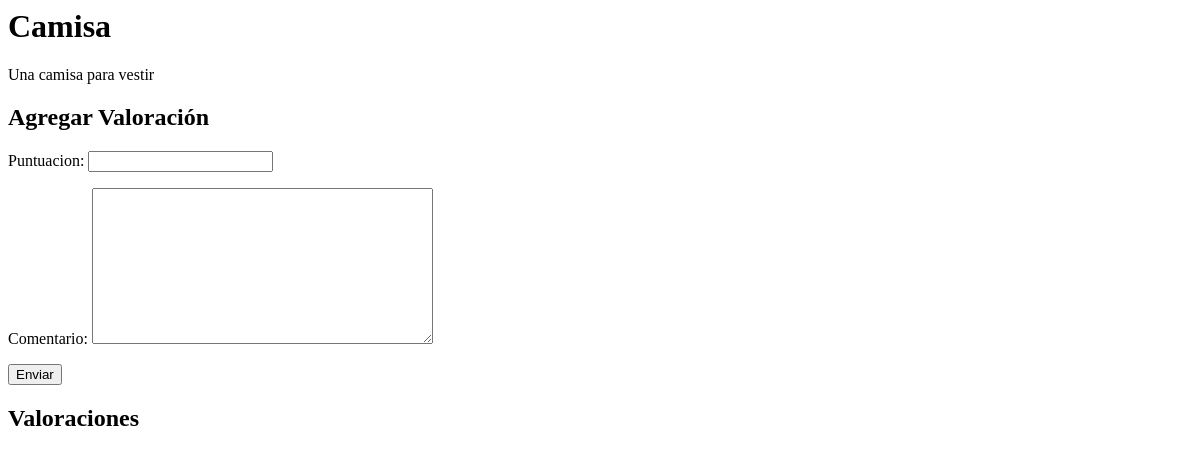
The page /vista_producto/1/ on the database as committed earlier.
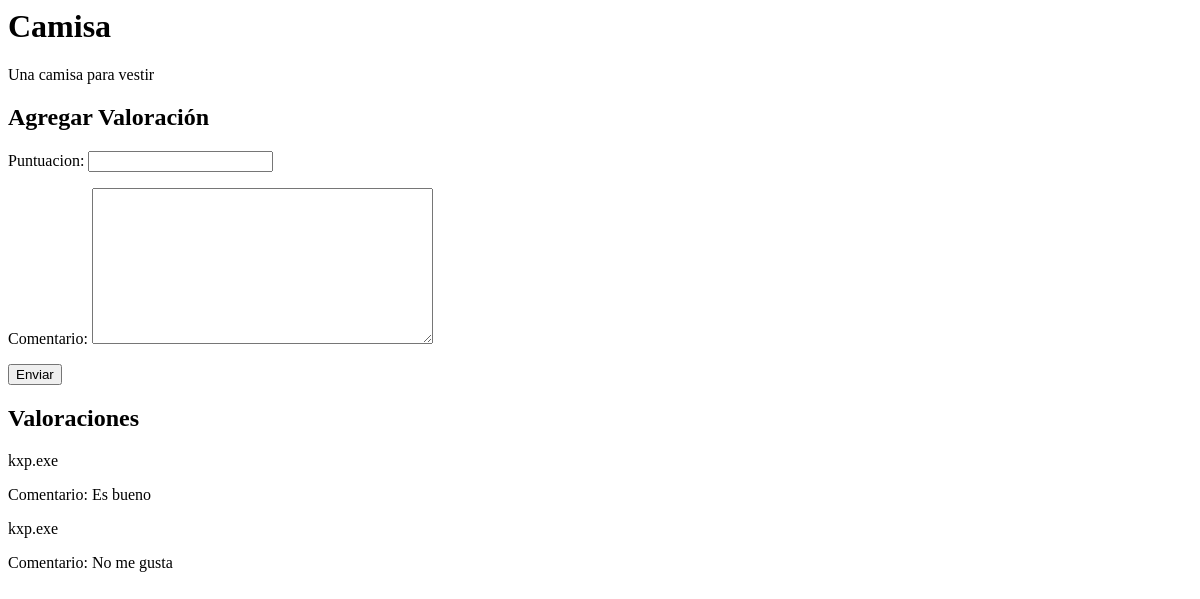
The same page on the database as committed later.
### clientes/models.py (models this page shows, shortened)
class Products(models.Model):
    cantidad_disponible = models.IntegerField(default=0)
    nombre_producto = models.CharField(max_length=200)
    precio_producto = models.IntegerField(default=0)
    descripcion_producto = models.TextField()

class Valoracion(models.Model):
    producto = models.ForeignKey(Products, on_delete=models.CASCADE)
    usuario = models.ForeignKey(User, on_delete=models.CASCADE)
    puntuacion = models.IntegerField()
    comentario = models.TextField()

### clientes/views.py (the view, shortened to what this page needs)
# urls.py: path("vista_producto/<int:products_id>/", views.vistadelproducto, name="vista_producto")
def vistadelproducto(request, products_id):
    producto_seleccionado = get_object_or_404(Products, pk=products_id)
    valoraciones_filtradas = Valoracion.objects.filter(producto=producto_seleccionado)
    form = ValoracionForm()
    return render(request, 'vista_producto.html', {
        'producto': producto_seleccionado,
        'valoraciones': valoraciones_filtradas,
        'form': form
        })

### clientes/forms.py
class ValoracionForm(forms.ModelForm):
    class Meta:
        model = Valoracion
        fields = ['puntuacion', 'comentario']

### clientes/templates/vista_producto.html (shortened to what this page needs)
<h1>{{ producto.nombre_producto }}</h1>
<p>{{ producto.descripcion_producto }}</p>
<h2>Agregar Valoración</h2>
<form method="post" action="">
    {{ form.as_p }}
    <button type="submit">Enviar</button>
</form>
<h2>Valoraciones</h2>
{% for valoracion in valoraciones %}
    <p>{{ valoracion.usuario.username }} </p>
    <p>Comentario: {{ valoracion.comentario }}</p>
{% endfor %}

Rows that differ between the two databases and show on the page:
added Valoracion: usuario.username "kxp.exe", comentario "Es bueno"
added Valoracion: usuario.username "kxp.exe", comentario "No me gusta"
